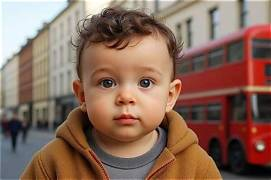
#> input picture backend/dataset/source/baby.jpg, 271 x 180 px
$ python -i feature_extraction.py   (imports and definitions only)   (older library calls are emulated)
#> lines starting #> are read from the running program, lines starting #| are printed output that depends on the picture
#> further down, picture is the input picture: shape (180, 271, 3); mean B, G, R 90.7, 105.6, 136.6
import cv2
import numpy as np


def extract_features(image: np.ndarray) -> dict:
    """
    Extract image-quality and localized defect features
    from an OpenCV image.

    Parameters:
        image: OpenCV image in BGR format.

    Returns:
        Dictionary containing image-quality statistics.
    """

    if image is None:
        raise ValueError(
            "Image is empty or could not be decoded."
        )

    if len(image.shape) != 3:
        raise ValueError(
            "Expected a color image."
        )

    height, width, channels = image.shape

    gray = cv2.cvtColor(
        image,
        cv2.COLOR_BGR2GRAY
    )
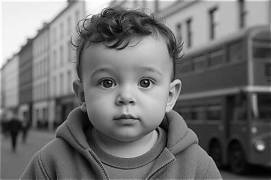
#> gray: shape (180, 271); min 0, max 255, mean 113.2

    total_pixels = gray.size


    # -----------------------------------------------------
    # 1. BRIGHTNESS
    # -----------------------------------------------------

    brightness = float(
        np.mean(gray)
    )
#> brightness = 113.2


    # -----------------------------------------------------
    # 2. CONTRAST
    # -----------------------------------------------------

    contrast = float(
        np.std(gray)
    )
#> contrast = 58.54


    # -----------------------------------------------------
    # 3. SHARPNESS
    # -----------------------------------------------------

    laplacian = cv2.Laplacian(
        gray,
        cv2.CV_64F
    )
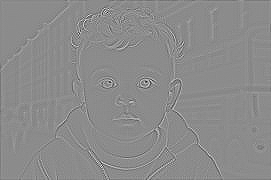
#> laplacian: shape (180, 271) float64; min -387, max 319, mean -0.2; drawn with min black and max white

    sharpness = float(
        laplacian.var()
    )
#> sharpness = 729.9


    # -----------------------------------------------------
    # 4. DARK PIXEL RATIO
    # -----------------------------------------------------

    dark_pixels = np.sum(
        gray < 40
    )
#> dark_pixels = 4444

    dark_pixel_ratio = float(
        dark_pixels
        / total_pixels
    )
#> dark_pixel_ratio = 0.0911


    # -----------------------------------------------------
    # 5. BRIGHT PIXEL RATIO
    # -----------------------------------------------------

    bright_pixels = np.sum(
        gray > 215
    )
#> bright_pixels = 2652

    bright_pixel_ratio = float(
        bright_pixels
        / total_pixels
    )
#> bright_pixel_ratio = 0.0544


    # -----------------------------------------------------
    # 6. SATURATION
    # -----------------------------------------------------

    hsv = cv2.cvtColor(
        image,
        cv2.COLOR_BGR2HSV
    )
#> hsv: shape (180, 271, 3); mean H, S, V 34.6, 100.2, 138.9

    saturation_channel = (
        hsv[:, :, 1]
    )
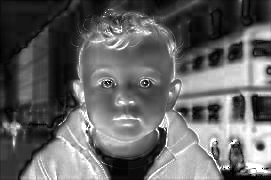
#> saturation_channel: shape (180, 271); min 0, max 255, mean 100.2

    saturation = float(
        np.mean(
            saturation_channel
        )
    )
#> saturation = 100.2


    # -----------------------------------------------------
    # 7. EDGE DENSITY
    # -----------------------------------------------------

    edges = cv2.Canny(
        gray,
        100,
        200
    )
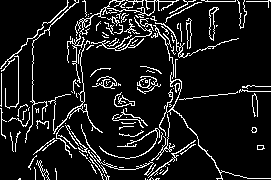
#> edges: shape (180, 271); 10.5% white in thin lines or dots

    edge_pixels = np.count_nonzero(
        edges
    )
#> edge_pixels = 5145

    edge_density = float(
        edge_pixels
        / total_pixels
    )
#> edge_density = 0.105


    # -----------------------------------------------------
    # 8. NOISE LEVEL
    # -----------------------------------------------------

    blurred = cv2.GaussianBlur(
        gray,
        (3, 3),
        0
    )

    noise_residual = (
        gray.astype(np.float32)
        - blurred.astype(np.float32)
    )
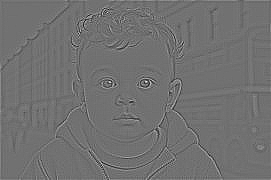
#> noise_residual: shape (180, 271) float32; min -60, max 75, mean 0; drawn with min black and max white

    noise_level = float(
        np.std(
            noise_residual
        )
    )
#> noise_level = 5.62


    # -----------------------------------------------------
    # 9. ENTROPY
    # -----------------------------------------------------

    histogram = cv2.calcHist(
        [gray],
        [0],
        None,
        [256],
        [0, 256]
    )
#> histogram = 256 values, max 544 at index 107, min 6 at index 255, mean 190.5

    histogram = histogram.ravel()

    probability = (
        histogram
        / histogram.sum()
    )
#> probability = 256 values, max 0.0112 at index 107, min 0.000123 at index 255, mean 0.00391

    probability = (
        probability[
            probability > 0
        ]
    )

    entropy = float(
        -np.sum(
            probability
            * np.log2(
                probability
            )
        )
    )
#> entropy = 7.72


    # -----------------------------------------------------
    # 10. GRADIENT MEAN
    # -----------------------------------------------------

    gradient_x = cv2.Sobel(
        gray,
        cv2.CV_64F,
        1,
        0,
        ksize=3
    )

    gradient_y = cv2.Sobel(
        gray,
        cv2.CV_64F,
        0,
        1,
        ksize=3
    )

    gradient_magnitude = (
        cv2.magnitude(
            gradient_x.astype(
                np.float32
            ),
            gradient_y.astype(
                np.float32
            )
        )
    )

    gradient_mean = float(
        np.mean(
            gradient_magnitude
        )
    )
#> gradient_mean = 70.12


    # -----------------------------------------------------
    # 11. GRADIENT STD
    # -----------------------------------------------------

    gradient_std = float(
        np.std(
            gradient_magnitude
        )
    )
#> gradient_std = 74.28


    # -----------------------------------------------------
    # 12. STRONG EDGE RATIO
    # -----------------------------------------------------

    strong_edges = np.sum(
        gradient_magnitude > 150
    )
#> strong_edges = 5431

    strong_edge_ratio = float(
        strong_edges
        / total_pixels
    )
#> strong_edge_ratio = 0.111


    # -----------------------------------------------------
    # 13. LOCAL CONTRAST VARIATION
    # -----------------------------------------------------

    local_mean = cv2.blur(
        gray.astype(
            np.float32
        ),
        (15, 15)
    )

    squared_gray = (
        gray.astype(
            np.float32
        )
        ** 2
    )

    local_squared_mean = cv2.blur(
        squared_gray,
        (15, 15)
    )

    local_variance = (
        local_squared_mean
        - local_mean ** 2
    )

    local_variance = np.maximum(
        local_variance,
        0
    )

    local_std = np.sqrt(
        local_variance
    )
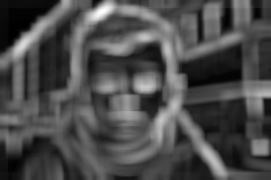
#> local_std: shape (180, 271) float32; min 0.75, max 80.67, mean 24.7; drawn with min black and max white

    local_contrast_mean = float(
        np.mean(
            local_std
        )
    )
#> local_contrast_mean = 24.73

    local_contrast_std = float(
        np.std(
            local_std
        )
    )
#> local_contrast_std = 13.27


    # -----------------------------------------------------
    # 14. PATCH INTENSITY VARIATION
    # -----------------------------------------------------

    patch_means = []

    grid_size = 4

    patch_height = max(
        1,
        height // grid_size
    )

    patch_width = max(
        1,
        width // grid_size
    )

    for row in range(
        grid_size
    ):

        for column in range(
            grid_size
        ):

            y1 = (
                row
                * patch_height
            )

            x1 = (
                column
                * patch_width
            )

            if row == (
                grid_size - 1
            ):
                y2 = height
            else:
                y2 = (
                    y1
                    + patch_height
                )

            if column == (
                grid_size - 1
            ):
                x2 = width
            else:
                x2 = (
                    x1
                    + patch_width
                )

            patch = gray[
                y1:y2,
                x1:x2
            ]

            if patch.size > 0:
                patch_means.append(
                    float(
                        np.mean(
                            patch
                        )
                    )
                )
#> after the loop, patch_means = [216.5, 114.9, 137.9, 149.7, 155.1, 120, 129.6, 75.43, 90.51, 107.1, 125.3, 55.06, 97.18, 80.95, 111.7, 49.75]

    if patch_means:
        patch_intensity_std = float(
            np.std(
                patch_means
            )
        )
#> patch_intensity_std = 39.93

        patch_intensity_range = float(
            max(
                patch_means
            )
            - min(
                patch_means
            )
        )
#> patch_intensity_range = 166.7

    else:
        patch_intensity_std = 0.0
        patch_intensity_range = 0.0


    # -----------------------------------------------------
    # 15. EXTREME LOCAL PIXEL RATIO
    # -----------------------------------------------------

    extreme_dark = np.sum(
        gray < 15
    )
#> extreme_dark = 925

    extreme_bright = np.sum(
        gray > 240
    )
#> extreme_bright = 1655

    extreme_pixel_ratio = float(
        (
            extreme_dark
            + extreme_bright
        )
        / total_pixels
    )
#> extreme_pixel_ratio = 0.0529


    # -----------------------------------------------------
    # 16. LAPLACIAN EXTREME RATIO
    # -----------------------------------------------------

    absolute_laplacian = np.abs(
        laplacian
    )
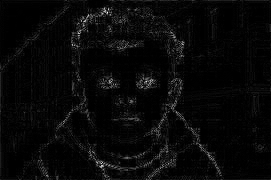
#> absolute_laplacian: shape (180, 271) float64; min 0, max 387, mean 13.5; drawn with min black and max white

    laplacian_threshold = (
        np.mean(
            absolute_laplacian
        )
        + 3
        * np.std(
            absolute_laplacian
        )
    )
#> laplacian_threshold = 83.71

    extreme_laplacian_pixels = (
        np.sum(
            absolute_laplacian
            > laplacian_threshold
        )
    )
#> extreme_laplacian_pixels = 1183

    laplacian_extreme_ratio = float(
        extreme_laplacian_pixels
        / total_pixels
    )
#> laplacian_extreme_ratio = 0.0243


    # -----------------------------------------------------
    # RETURN FEATURES
    # -----------------------------------------------------

    return {
        "width": int(
            width
        ),

        "height": int(
            height
        ),

        "channels": int(
            channels
        ),

        "brightness": round(
            brightness,
            4
        ),

        "contrast": round(
            contrast,
            4
        ),

        "sharpness": round(
            sharpness,
            4
        ),

        "dark_pixel_ratio": round(
            dark_pixel_ratio,
            4
        ),

        "bright_pixel_ratio": round(
            bright_pixel_ratio,
            4
        ),

        "saturation": round(
            saturation,
            4
        ),

        "edge_density": round(
            edge_density,
            4
        ),

        "noise_level": round(
            noise_level,
            4
        ),

        "entropy": round(
            entropy,
            4
        ),

        "gradient_mean": round(
            gradient_mean,
            4
        ),

        "gradient_std": round(
            gradient_std,
            4
        ),

        "strong_edge_ratio": round(
            strong_edge_ratio,
            4
        ),

        "local_contrast_mean": round(
            local_contrast_mean,
            4
        ),

        "local_contrast_std": round(
            local_contrast_std,
            4
        ),

        "patch_intensity_std": round(
            patch_intensity_std,
            4
        ),

        "patch_intensity_range": round(
            patch_intensity_range,
            4
        ),

        "extreme_pixel_ratio": round(
            extreme_pixel_ratio,
            4
        ),

        "laplacian_extreme_ratio": round(
            laplacian_extreme_ratio,
            4
        ),
    }

>>> import cv2
>>> picture = cv2.imread('../../dataset/source/baby.jpg')
>>> result = extract_features(picture)
#> result = 21 items

$ run again, on backend/dataset/source/desk.jpg
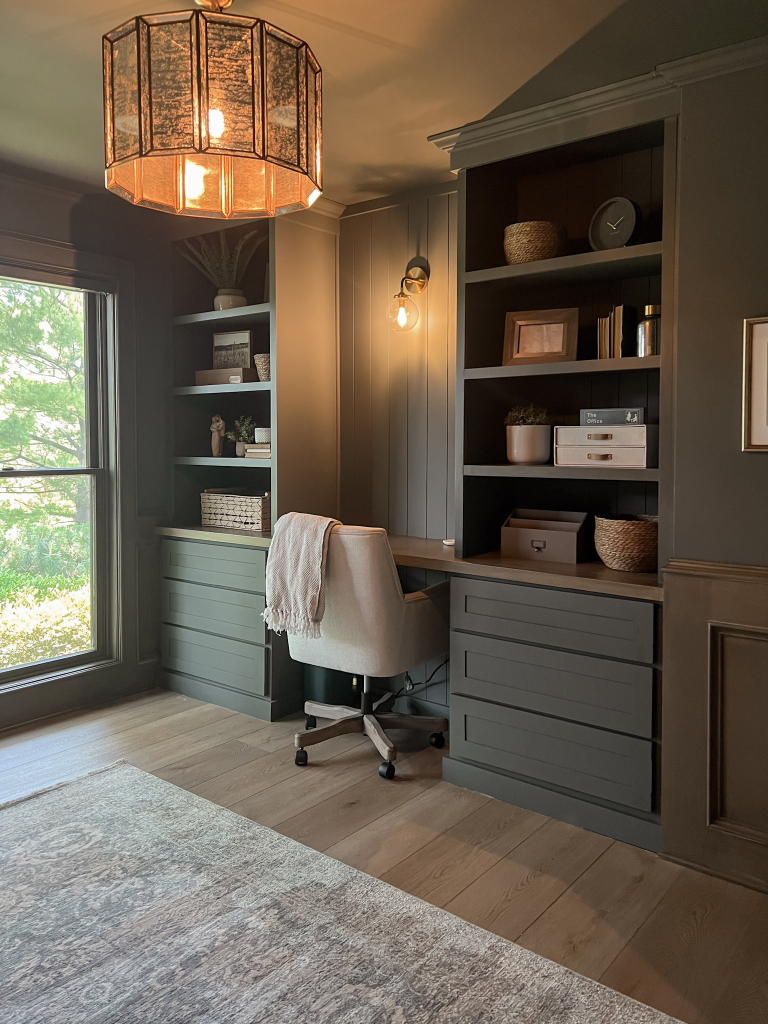
#> input picture backend/dataset/source/desk.jpg, 1536 x 2048 px (shown at 1/2 size)
#> picture is the input picture: shape (2048, 1536, 3); mean B, G, R 79.2, 94.8, 107.1
#> brightness = 96.68
#> contrast = 54.35
#> sharpness = 785.4
#> dark_pixels = 361547
#> dark_pixel_ratio = 0.115
#> bright_pixels = 70184
#> bright_pixel_ratio = 0.0223
#> hsv: shape (2048, 1536, 3); mean H, S, V 26.6, 79.9, 108.9
#> saturation = 79.91
#> in extract_features, `edges = cv2.Canny( gray, 100, 200 )`:
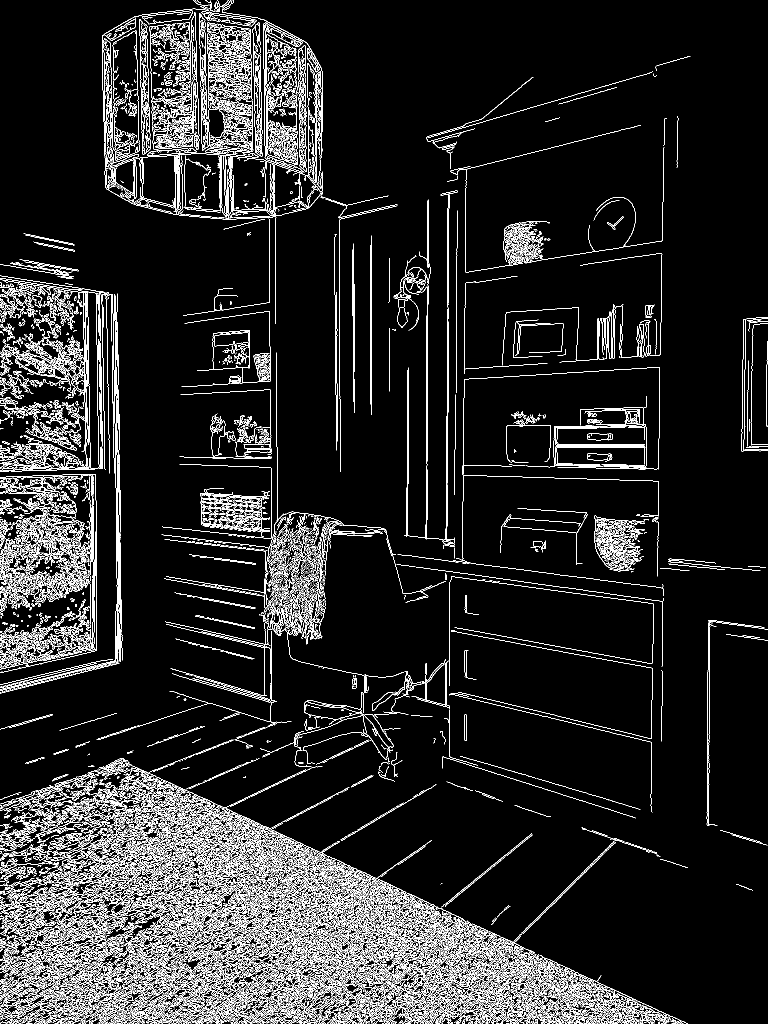
#> edges: shape (2048, 1536) (shown at 1/2 size); 9.2% white in thin lines or dots
#> edge_pixels = 290269
#> edge_density = 0.0923
#> noise_level = 6.31
#> histogram = 256 values, max 39142 at index 54, min 560 at index 255, mean 12288
#> probability = 256 values, max 0.0124 at index 54, min 0.000178 at index 255, mean 0.00391
#> entropy = 7.62
#> gradient_mean = 54.08
#> gradient_std = 85.79
#> strong_edges = 341498
#> strong_edge_ratio = 0.109
#> local_contrast_mean = 13.57
#> local_contrast_std = 14.37
#> after the loop in extract_features, `for row in range(`: patch_means = [109, 117.4, 74.52, 46.55, 123.8, 90.34, 76.6, 61.58, 129.4, 120.3, 65.68, 57.37, 162.3, 139.8, 107.9, 64.31]
#> patch_intensity_std = 33.04
#> patch_intensity_range = 115.7
#> extreme_dark = 137334
#> extreme_bright = 36682
#> extreme_pixel_ratio = 0.0553
#> in extract_features, `absolute_laplacian = np.abs( laplacian )`:
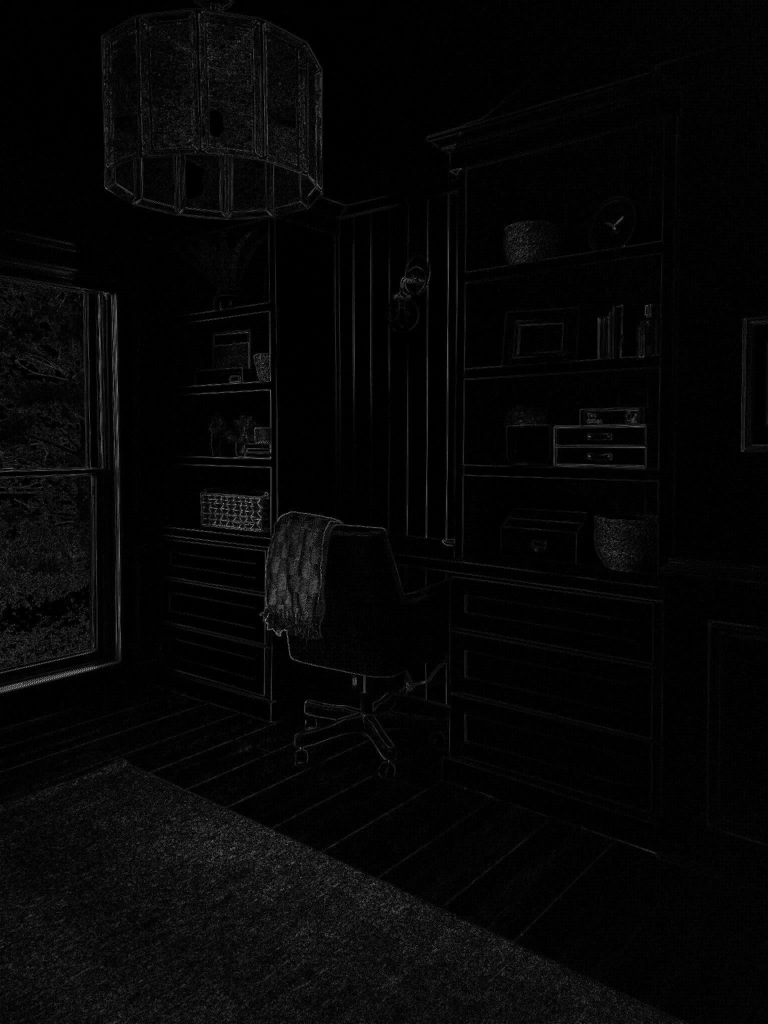
#> absolute_laplacian: shape (2048, 1536) float64 (shown at 1/2 size); min 0, max 539, mean 14; drawn with min black and max white
#> laplacian_threshold = 86.8
#> extreme_laplacian_pixels = 76654
#> laplacian_extreme_ratio = 0.0244
#> result = 21 items

$ run again, on backend/dataset/source/holi.jpg
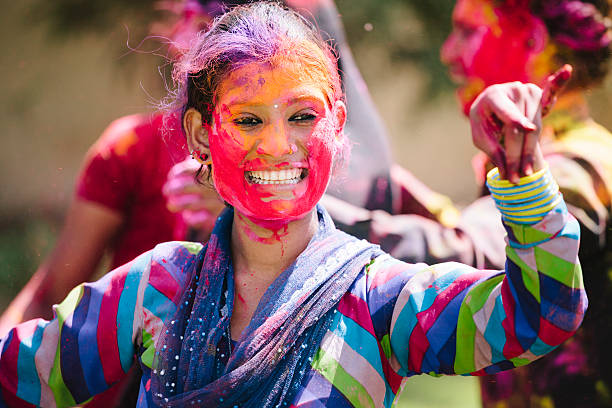
#> input picture backend/dataset/source/holi.jpg, 612 x 408 px
#> picture is the input picture: shape (408, 612, 3); mean B, G, R 101.9, 98.7, 138.4
#> brightness = 111
#> contrast = 62.63
#> sharpness = 2084.8
#> dark_pixels = 35582
#> dark_pixel_ratio = 0.143
#> bright_pixels = 20096
#> bright_pixel_ratio = 0.0805
#> hsv: shape (408, 612, 3); mean H, S, V 88.7, 134, 153.7
#> saturation = 134
#> edges: shape (408, 612); 10.2% white in thin lines or dots
#> edge_pixels = 25482
#> edge_density = 0.102
#> noise_level = 8.97
#> histogram = 256 values, max 1889 at index 119, min 7 at index 0, mean 975.4
#> probability = 256 values, max 0.00757 at index 119, min 2.8e-05 at index 0, mean 0.00391
#> entropy = 7.82
#> gradient_mean = 69.87
#> gradient_std = 101.5
#> strong_edges = 32913
#> strong_edge_ratio = 0.132
#> local_contrast_mean = 24.12
#> local_contrast_std = 19.1
#> after the loop in extract_features, `for row in range(`:
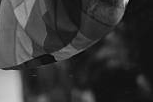
#> patch: shape (102, 153); min 1, max 204, mean 55.1
#> after the loop in extract_features, `for row in range(`: patch_means = [92.27, 136.6, 122, 86.48, 104.1, 119, 173.6, 157.7, 85.7, 101, 174.8, 117.5, 74.85, 72.02, 102.8, 55.1]
#> patch_intensity_std = 34.3
#> patch_intensity_range = 119.7
#> extreme_dark = 1952
#> extreme_bright = 5628
#> extreme_pixel_ratio = 0.0304
#> in extract_features, `absolute_laplacian = np.abs( laplacian )`:
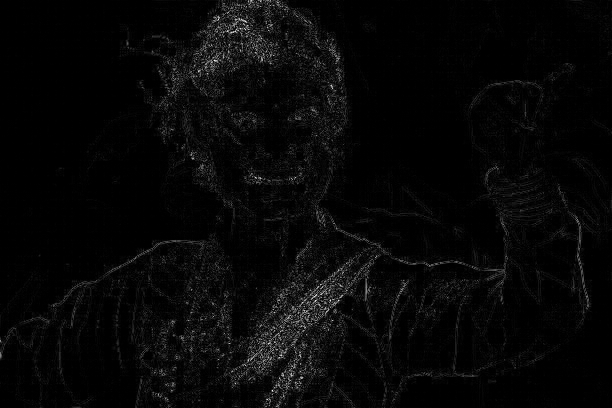
#> absolute_laplacian: shape (408, 612) float64; min 0, max 658, mean 20; drawn with min black and max white
#> laplacian_threshold = 143.1
#> extreme_laplacian_pixels = 5855
#> laplacian_extreme_ratio = 0.0234
#> result = 21 items
